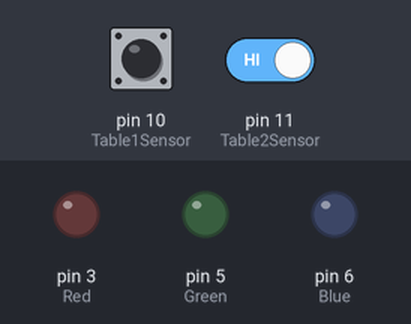
This program was run on a simulated Arduino Uno, built with avr-gcc and run on an emulated ATmega328P. Shown: output pins drawn as LEDs (lit = HIGH). The test bench sets the inputs (shaded band); at power-on: pin 10 (Table1Sensor) HIGH, pin 11 (Table2Sensor) HIGH. What the program prints to the serial monitor is not drawn.

Above: at 1.2 s.
1.3 s: pin 10 (Table1Sensor) driven LOW
At 1.8 s:
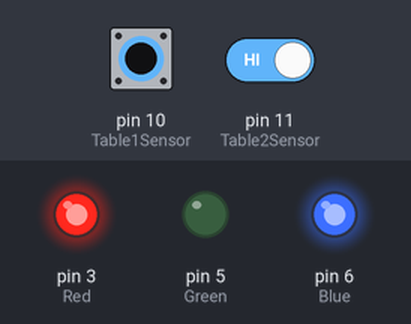
2.8 s: pin 10 (Table1Sensor) pulsed HIGH 2 times (0.12 s each, 0.3 s apart)
At 4.0 s:
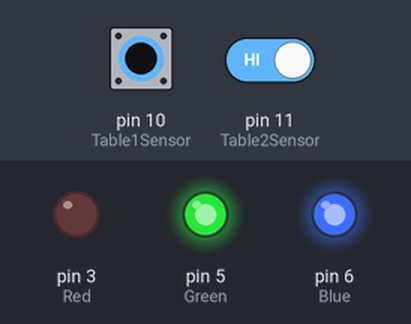
Timing chart, 0 to 5.8 s (numbered marks = the images above; inputs shaded):
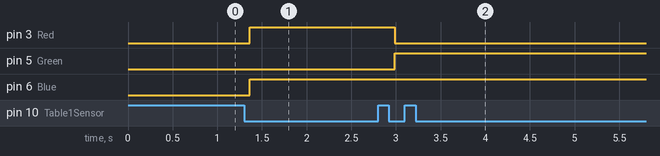

Measured:
- after the input at 1.3 s, pin 3 (Red), pin 6 (Blue): LOW → HIGH after 0.06 s
- after the input at 2.8 s, pin 3 (Red): HIGH → LOW after 0.18 s; pin 5 (Green): LOW → HIGH after 0.18 s

The program:

main.cpp
```cpp
#include <Arduino.h>

const int Table1Sensor = 10;
const int Table2Sensor = 11;
const int Red = 3;
const int Green = 5;
const int Blue = 6;

//Since we want to read values constantly,setting it to ten.
const int SampleTime = 7;
//We are assigning some values to be able to count how many ones in our output in ten seconds.
unsigned long MillisCurrentForTable1;
unsigned long MillisLastTimeStapForTable1 = 0;
unsigned long millisElapsedForTable1 = 0;

unsigned long MillisCurrentForTable2;
unsigned long MillisLastTimeStapForTable2 = 0;
unsigned long millisElapsedForTable2 = 0;

bool DoubleHitCheckFor1 = false;
bool DoubleHitCheckFor2 = false;

//We are assigning the times we have one in ten seconds to "BufferValue"
int BufferValueForTable1 = 0;
int HitForTable1 = 0;
int BufferValueForTable2 = 0;
int HitForTable2 = 0;


// -------
// Color Options
void WhiteColor() {
  analogWrite(Red, 0);
  analogWrite(Green, 0);
  analogWrite(Blue, 0);
}

void RedColor() {
  analogWrite(Red, 0);
  analogWrite(Green, 255);
  analogWrite(Blue, 255);
}

void GreenColor() {
  analogWrite(Red, 255);
  analogWrite(Green, 0);
  analogWrite(Blue, 255);
}

void BlueColor() {
  analogWrite(Red, 255);
  analogWrite(Green, 255);
  analogWrite(Blue, 0);
}

void setup() {
  Serial.begin(9600);
}

void loop() {
  //We are starting the counting thanks to this function called "millis()"
  MillisCurrentForTable1 = millis();
  millisElapsedForTable1 = MillisCurrentForTable1-MillisLastTimeStapForTable1;
  MillisCurrentForTable2 = millis();
  millisElapsedForTable2 = MillisCurrentForTable2-MillisLastTimeStapForTable2;

// -----------------
// Sensor1
  if (digitalRead(Table1Sensor) == LOW){
    BufferValueForTable1 ++;
    Serial.println(BufferValueForTable1);
  }
  if (millisElapsedForTable1 > SampleTime){
    if(BufferValueForTable1> 300){
      BufferValueForTable1 = 0;
    }
    if(BufferValueForTable1 >10 ){ // sensitivity
      HitForTable1 ++;
      Serial.println("---------");
      Serial.println("Hit for table 1 value");
      Serial.println(HitForTable1);
      Serial.println("---------");
      if (HitForTable1 == 1 && !DoubleHitCheckFor1){
        DoubleHitCheckFor1 = true;
        DoubleHitCheckFor2 = false;
        HitForTable1 = 0;
        GreenColor();
        Serial.println("Hit for table 1!");
        Serial.println("-----");
      }
      else if(HitForTable1 == 1 && DoubleHitCheckFor1) {
        RedColor();
        HitForTable1 =0;
      }
      BufferValueForTable1 = 0;
      MillisLastTimeStapForTable1 = MillisCurrentForTable1;
    }
    else {
      //Serial.println(BufferValueForTable1);
      BufferValueForTable1 = 0;
      MillisLastTimeStapForTable1 = MillisCurrentForTable1;
    }
  }

// --------------------------------
// Sensor 2
  if (digitalRead(Table2Sensor) == LOW){
    BufferValueForTable2 ++;
    Serial.println(BufferValueForTable2);
  }
  if (millisElapsedForTable2 > SampleTime){
    if(BufferValueForTable2> 300){
      BufferValueForTable2 = 0;
      MillisLastTimeStapForTable2 = MillisCurrentForTable2;
    }
    if(BufferValueForTable2 >10 ){
      HitForTable2 ++;
      if (HitForTable2 == 1 && !DoubleHitCheckFor2){
        DoubleHitCheckFor1 = false;
        DoubleHitCheckFor2 = true;
        HitForTable2 = 0;
        BlueColor();
        Serial.println("Hit for table 2!");
        Serial.println("-----");
      }
      else if(HitForTable2 == 1 && DoubleHitCheckFor2){
        HitForTable2 = 0;
        RedColor();
      }
      BufferValueForTable2 = 0;
      MillisLastTimeStapForTable2 = MillisCurrentForTable2;
    }
    else {
      //Serial.println(BufferValueForTable2);
      BufferValueForTable2 = 0;
      MillisLastTimeStapForTable2 = MillisCurrentForTable2;
    }
  }
}
```
